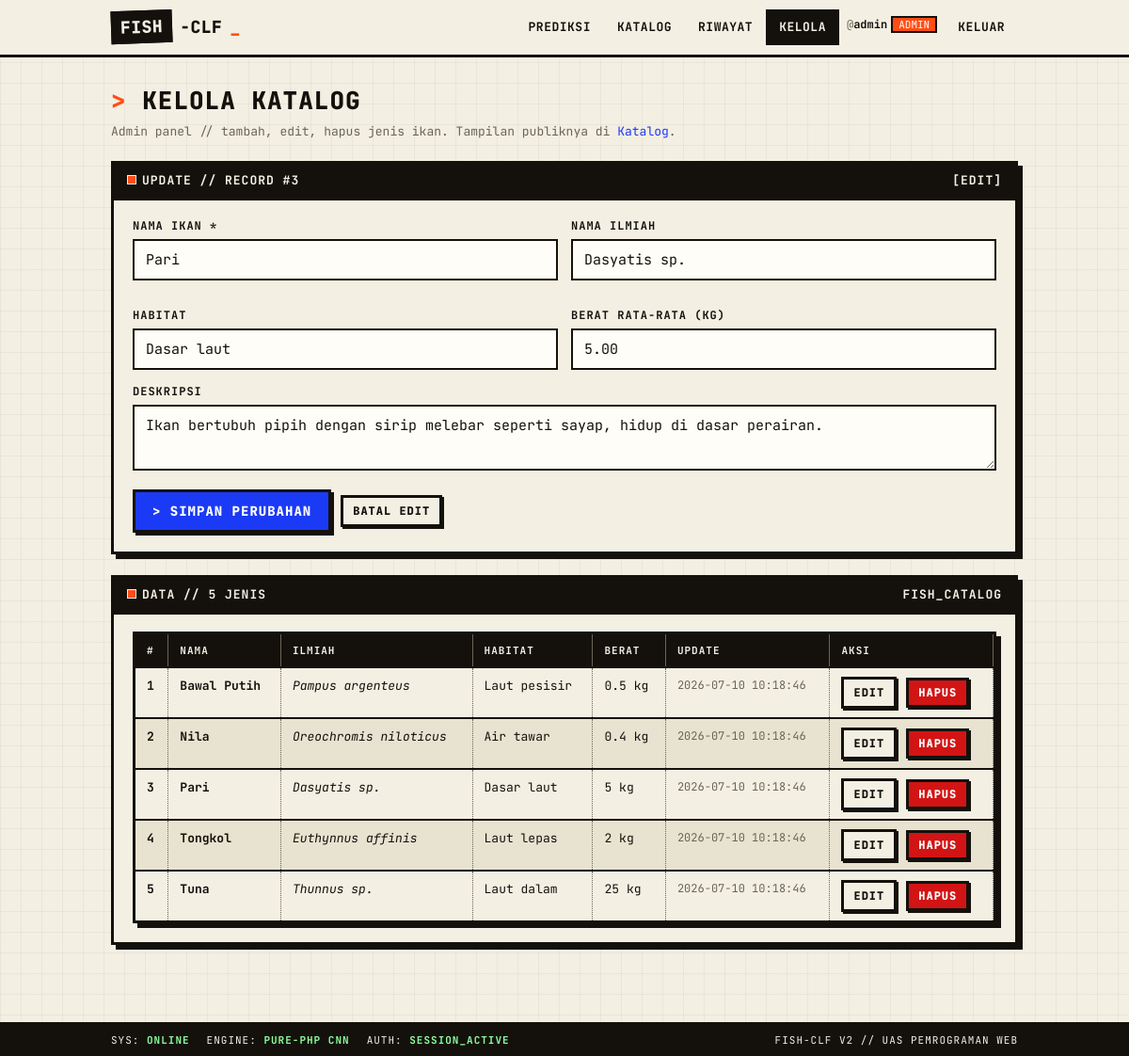
The app's page /catalog_manage.php?edit=3 (signed in) with its own data.
### tables this page shows
CREATE TABLE `fish_catalog` (
  `id`              INT UNSIGNED NOT NULL AUTO_INCREMENT,
  `name`            VARCHAR(50)  NOT NULL,
  `scientific_name` VARCHAR(100) DEFAULT NULL,
  `habitat`         VARCHAR(100) DEFAULT NULL,
  `description`     TEXT         DEFAULT NULL,
  `avg_weight_kg`   DECIMAL(6,2) DEFAULT NULL,
  `created_by`      INT UNSIGNED DEFAULT NULL,
  `created_at`      TIMESTAMP    NOT NULL DEFAULT CURRENT_TIMESTAMP,
  `updated_at`      TIMESTAMP    NOT NULL DEFAULT CURRENT_TIMESTAMP ON UPDATE CURRENT_TIMESTAMP,
  PRIMARY KEY (`id`),
  UNIQUE KEY `uq_catalog_name` (`name`),
  KEY `idx_catalog_created_by` (`created_by`),
  CONSTRAINT `fk_catalog_user`
    FOREIGN KEY (`created_by`) REFERENCES `users` (`id`)
    ON DELETE SET NULL ON UPDATE CASCADE
);

### public/catalog_manage.php (the view, shortened to what this page needs)
<?php
$cfg = require __DIR__ . '/../config.php';
require_once __DIR__ . '/_layout.php';
$dbError = '';
$rows = [];
$editRow = null;
$editId = (int)($_GET['edit'] ?? 0);
try {
    $pdo  = Database::pdo($cfg);
    $rows = $pdo->query(
        'SELECT id, name, scientific_name, habitat, description, avg_weight_kg, updated_at
         FROM fish_catalog ORDER BY name ASC'
    )->fetchAll();
    foreach ($rows as $r) { if ((int)$r['id'] === $editId) $editRow = $r; }
} catch (PDOException $e) {
    $dbError = 'Database error. Pastikan MySQL nyala & fish_classifier.sql sudah di-import.';
}
$isEdit = $editRow !== null;
?>
<h1 class="page-title">Kelola Katalog</h1>
<p class="page-sub">Admin panel // tambah, edit, hapus jenis ikan. Tampilan publiknya di <a href="catalog.php">Katalog</a>.</p>
<div class="panel" id="form">
  <div class="panel-head">
    <span><span class="dot"></span><?= $isEdit ? 'UPDATE // RECORD #'.(int)$editRow['id'] : 'CREATE // JENIS IKAN BARU' ?></span>
    <span><?= $isEdit ? '[edit]' : '[new]' ?></span>
  </div>
  <form method="post" action="catalog_manage.php">
    <div class="grid-2">
      <label class="field">
        <span>Nama Ikan *</span>
        <input type="text" name="name" maxlength="50" required value="<?= e($editRow['name'] ?? '') ?>">
      </label>
      <label class="field">
        <span>Nama Ilmiah</span>
        <input type="text" name="scientific_name" maxlength="100" value="<?= e($editRow['scientific_name'] ?? '') ?>">
      </label>
      <label class="field">
        <span>Habitat</span>
        <input type="text" name="habitat" maxlength="100" value="<?= e($editRow['habitat'] ?? '') ?>">
      </label>
      <label class="field">
        <span>Berat Rata-rata (kg)</span>
        <input type="number" step="0.01" min="0" name="avg_weight_kg" value="<?= e($editRow['avg_weight_kg'] ?? '') ?>">
      </label>
    </div>
    <label class="field">
      <span>Deskripsi</span>
      <textarea name="description" maxlength="1000"><?= e($editRow['description'] ?? '') ?></textarea>
    </label>
    <div class="btn-row">
      <button class="btn <?= $isEdit?'blue':'' ?>" type="submit">&gt; <?= $isEdit ? 'Simpan Perubahan' : 'Tambah Ikan' ?></button>
      <?php if ($isEdit): ?><a class="btn ghost sm" href="catalog_manage.php">Batal Edit</a><?php endif; ?>
    </div>
  </form>
</div>
<div class="panel">
  <div class="panel-head"><span><span class="dot"></span>DATA // <?= count($rows) ?> JENIS</span><span>fish_catalog</span></div>
  <?php if (!$rows && !$dbError): ?>
    <div class="empty">Katalog kosong. Tambah lewat form di atas.</div>
  <?php elseif ($rows): ?>
    <div class="table-scroll">
      <table class="grid">
        <thead>
          <tr><th>#</th><th>Nama</th><th>Ilmiah</th><th>Habitat</th><th>Berat</th><th>Update</th><th>Aksi</th></tr>
        </thead>
        <tbody>
        <?php foreach ($rows as $r): ?>
          <tr>
            <td class="num"><?= (int)$r['id'] ?></td>
            <td><b><?= e($r['name']) ?></b></td>
            <td><i><?= $r['scientific_name'] ? e($r['scientific_name']) : '<span class="mono-note">—</span>' ?></i></td>
            <td><?= $r['habitat'] ? e($r['habitat']) : '<span class="mono-note">—</span>' ?></td>
            <td><?= $r['avg_weight_kg'] !== null ? e(rtrim(rtrim(number_format((float)$r['avg_weight_kg'],2),'0'),'.')).' kg' : '<span class="mono-note">—</span>' ?></td>
            <td class="mono-note"><?= e($r['updated_at']) ?></td>
            <td>
              <div class="btn-row">
                <a class="btn ghost sm" href="catalog_manage.php?edit=<?= (int)$r['id'] ?>#form">Edit</a>
                <form method="post" action="catalog_manage.php" onsubmit="return confirm('Hapus <?= e($r['name']) ?>?');" style="display:inline">
                  <button class="btn danger sm" type="submit">Hapus</button>
                </form>
              </div>
            </td>
          </tr>
        <?php endforeach; ?>
        </tbody>
      </table>
    </div>
  <?php endif; ?>
</div>

### public/assets/style.css (style rules this page uses)
:root { --paper:#f3efe3; --paper-2:#e8e2d0; --ink:#14110c; --line:#14110c; --orange:#ff4d15; --blue:#1b3af5; --green:#0c7a3f; --red:#d21414; --muted:#6b6555; --shadow:5px 5px 0 var(--ink); --shadow-sm:3px 3px 0 var(--ink); }
* { box-sizing:border-box }
html,body { margin:0;padding:0 }
body { background:var(--paper); background-image: linear-gradient(rgba(20,17,12,.045) 1px,transparent 1px), linear-gradient(90deg,rgba(20,17,12,.045) 1px,transparent 1px); background-size:22px 22px; color:var(--ink); font-family:"JetBrains Mono","SFMono-Regular",Consolas,"Liberation Mono",Menlo,monospace; font-size:15px; line-height:1.5; -webkit-font-smoothing:antialiased; }
a { color:var(--blue);text-decoration:none }
.page-title { font-size:26px;font-weight:800;text-transform:uppercase;letter-spacing:1px; margin:0 0 4px; }
.page-title:before { content:"> ";color:var(--orange) }
.page-sub { color:var(--muted);margin:0 0 22px;font-size:13px }
.panel { background:var(--paper); border:3px solid var(--ink); box-shadow:var(--shadow); padding:20px;margin-bottom:22px; }
.panel-head { margin:-20px -20px 18px;padding:8px 14px; border-bottom:3px solid var(--ink); background:var(--ink);color:var(--paper); font-size:13px;text-transform:uppercase;letter-spacing:1px;font-weight:700; display:flex;justify-content:space-between;align-items:center; }
.panel-head .dot { width:10px;height:10px;background:var(--orange);border:1px solid var(--paper);display:inline-block;margin-right:6px }
.btn { font-family:inherit;font-weight:800;text-transform:uppercase;letter-spacing:1px; font-size:14px;cursor:pointer; background:var(--orange);color:#fff; border:3px solid var(--ink);box-shadow:var(--shadow-sm); padding:11px 18px; transition:transform .05s ease,box-shadow .05s ease; }
.btn.blue { background:var(--blue) }
.btn.ghost { background:var(--paper);color:var(--ink) }
.btn.sm { padding:5px 10px;font-size:12px;box-shadow:2px 2px 0 var(--ink) }
.btn.danger { background:var(--red) }
.btn-row { display:flex;gap:10px;flex-wrap:wrap;align-items:center }
label.field { display:block;margin-bottom:14px }
label.field span { display:block;text-transform:uppercase;font-size:12px;font-weight:700; letter-spacing:1px;margin-bottom:5px;color:var(--ink); }
input[type=text],input[type=email],input[type=password],input[type=number],select,textarea { width:100%;font-family:inherit;font-size:15px; background:#fffdf7;color:var(--ink); border:2px solid var(--ink);padding:10px 12px; }
textarea { resize:vertical;min-height:70px }
.table-scroll { overflow-x:auto;border:3px solid var(--ink);box-shadow:var(--shadow) }
table.grid { width:100%;border-collapse:collapse;background:var(--paper);font-size:13px;min-width:640px }
table.grid th { background:var(--ink);color:var(--paper);text-transform:uppercase; font-size:11px;letter-spacing:1px;padding:9px 12px;text-align:left; border-right:1px solid var(--muted); }
table.grid td { padding:9px 12px;border-top:2px solid var(--ink);border-right:1px dotted var(--muted);vertical-align:top }
table.grid tr:nth-child(even) td { background:var(--paper-2) }
table.grid .num { font-weight:700 }
.mono-note { color:var(--muted);font-size:12px }
.grid-2 { display:grid;grid-template-columns:1fr 1fr;gap:14px }

### records on screen
fish_catalog: id "3", name "Pari", scientific_name "Dasyatis sp.", habitat "Dasar laut", avg_weight_kg "5.00", description "Ikan bertubuh pipih dengan sirip melebar seperti sayap, hidup di dasar perairan.", avg_weight_kg "5", updated_at "2026-07-10 10:18:46"
fish_catalog: id "1", name "Bawal Putih", scientific_name "Pampus argenteus", habitat "Laut pesisir", avg_weight_kg "0.5", updated_at "2026-07-10 10:18:46"
fish_catalog: id "2", name "Nila", scientific_name "Oreochromis niloticus", habitat "Air tawar", avg_weight_kg "0.4", updated_at "2026-07-10 10:18:46"
fish_catalog: id "4", name "Tongkol", scientific_name "Euthynnus affinis", habitat "Laut lepas", avg_weight_kg "2", updated_at "2026-07-10 10:18:46"
fish_catalog: id "5", name "Tuna", scientific_name "Thunnus sp.", habitat "Laut dalam", avg_weight_kg "25", updated_at "2026-07-10 10:18:46"

### other values on screen
$u['username'] "admin"
count($rows) "5"
